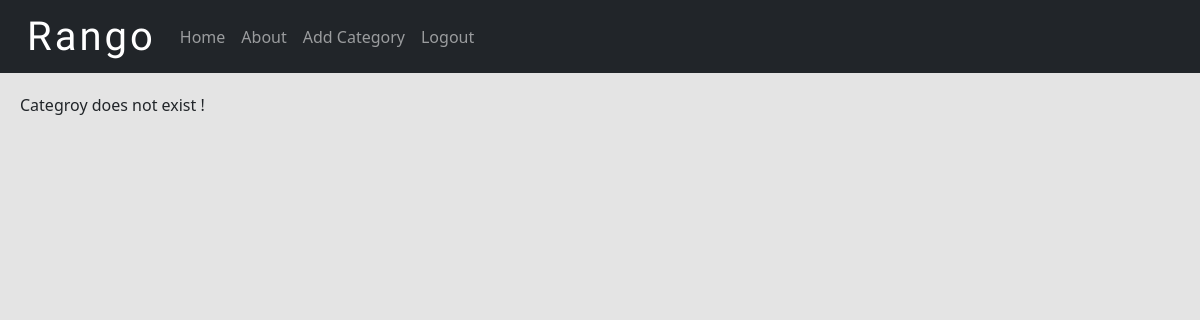
Page /rango/category/react/add_page/ (signed in) on the earlier database version.
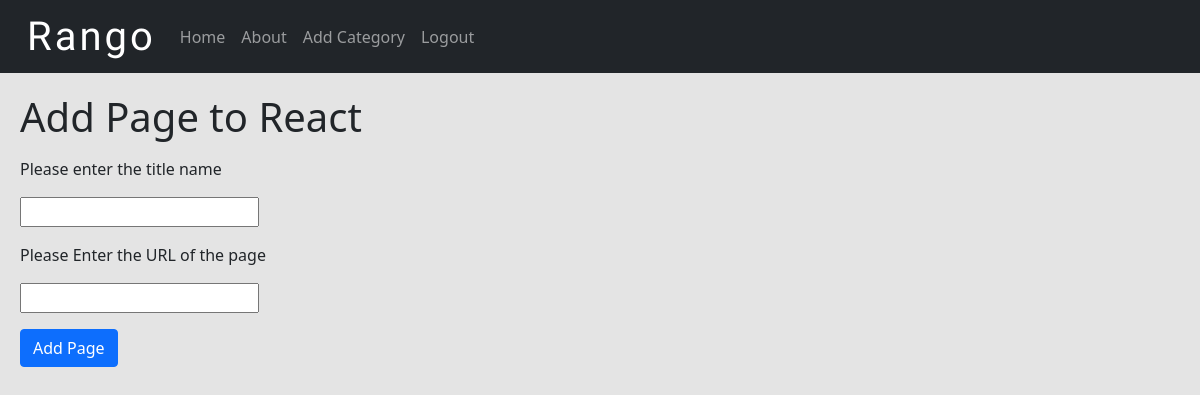
Same page on the later database version.
### rango/models.py (models this page shows, shortened)
class Category(models.Model):
    name = models.CharField(max_length=128, unique=True)
    views = models.IntegerField(default=0)
    likes = models.IntegerField(default=0)
    slug = models.SlugField(unique=True)
    class Meta:
        verbose_name_plural = 'Categories'

### rango/views.py (the view, shortened to what this page needs)
# urls.py: url(r'^category/(?P<category_name_slug>[\w\-]+)/add_page/$',
@login_required
def add_page(request, category_name_slug):
    try:
        category = Category.objects.get(slug=category_name_slug)
    except Category.DoesNotExist:
        category = None
    form = PageForm()
    context_dict = {'form': form, 'category': category}
    return render(request, 'rango/add_page.html', context_dict)

### rango/forms.py (shortened to what this page needs)
class PageForm(forms.ModelForm):
    title = forms.CharField(
        max_length=128, help_text="Please enter the title name")
    views = forms.IntegerField(widget=forms.HiddenInput(), initial=0)
    url = forms.CharField(
        max_length=200, help_text="Please Enter the URL of the page")
    class Meta:
        model = Page
        fields = ('title', 'url', 'views')

### templates/rango/add_page.html (shortened to what this page needs)
{% extends 'rango/base.html' %}
{% block body_block %}
<div class="addPage">
    {% if category %}
    <h1> Add Page to {{category.name}}</h1>
    <form id="page_form" method="post" action="{% url 'rango:add_page' category.slug %}">
        {% for field in form.visible_fields %}
        {{ field.help_text }}
        {{ field }}
        {% endfor %}
        <input class="btn btn-primary" type="submit" name="submit" value="Add Page">
    </form>
    {% else %}
    <p> Categroy does not exist !</p>
    {% endif %}
</div>
{% endblock %}

Differences in the rows shown:
added Category: name "React"
Other differences:
form field submit: (not shown) → "Add Page"
text no longer shown: "Categroy does not exist !"
text now shown: "Add Page to"
new list line: "Please enter the title name "
new list line: "Please Enter the URL of the page "
